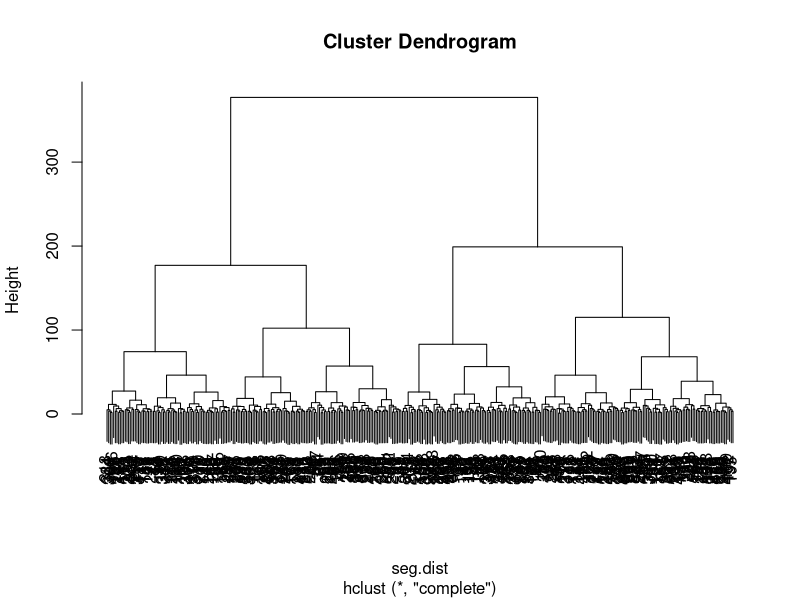
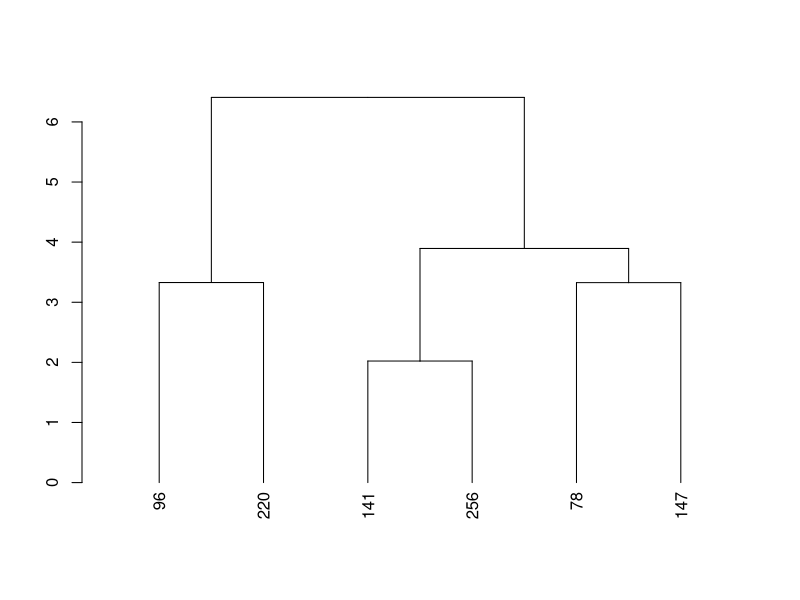
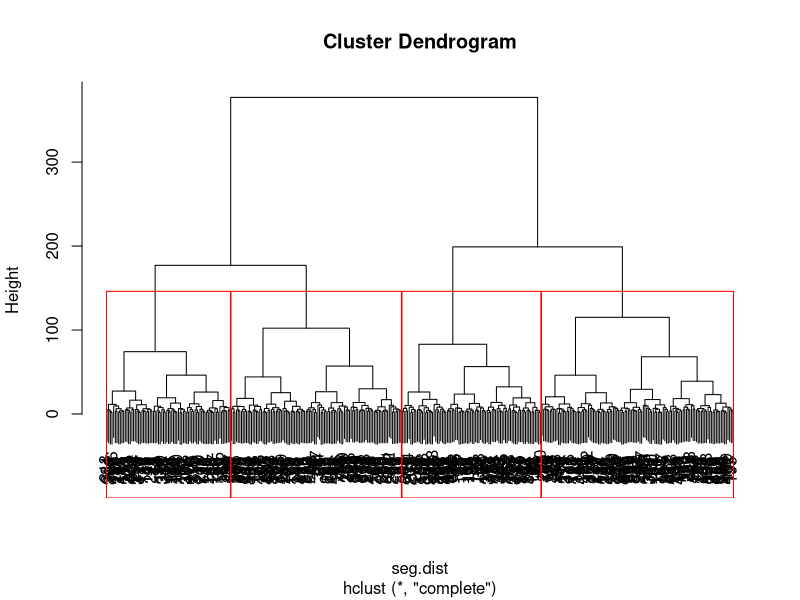
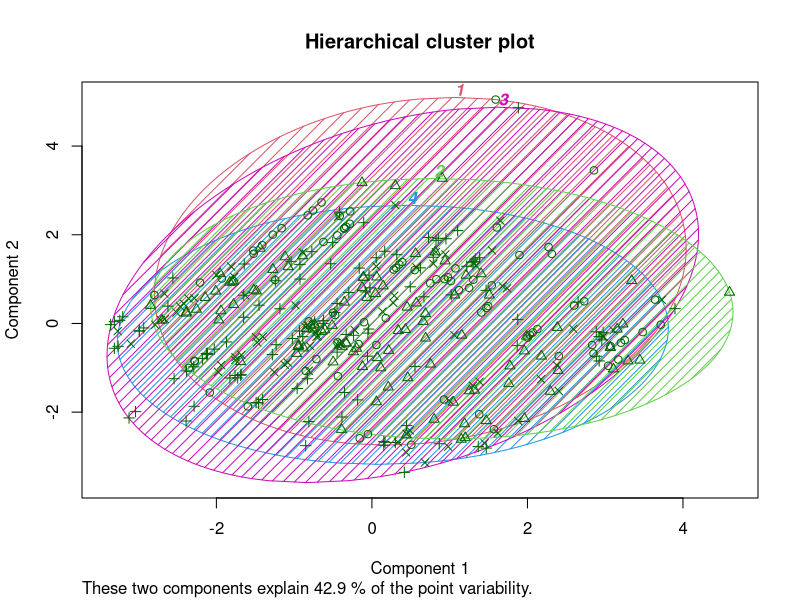
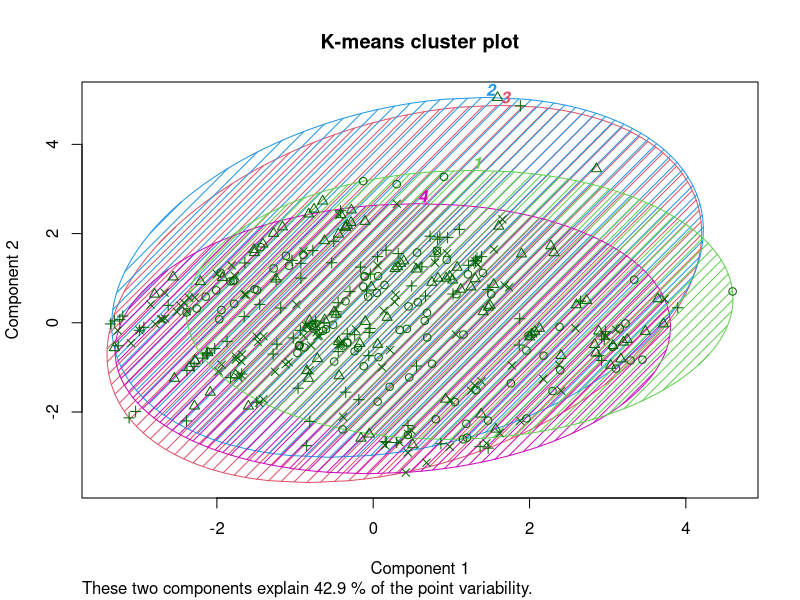
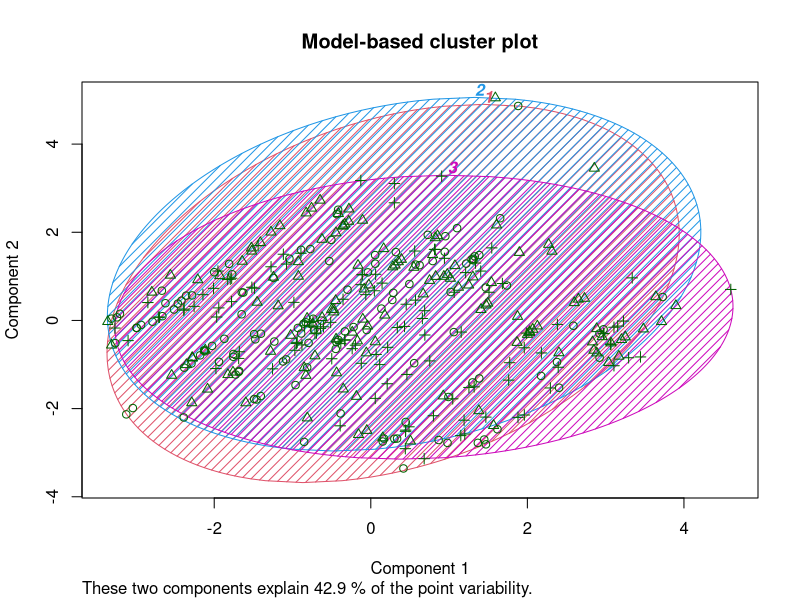

Write the R code that produced these figures, in order.
seg.df<-read.csv("1_demographics.csv",stringsAsFactors=TRUE)
summary(seg.df)
head(seg.df, n=8)
head(seg.df) 
summary(seg.df, digits = 2)
seg.df$gender<-ifelse(seg.df$Gender=="2",0,1) 
seg.dist <- dist(seg.df) 
as.matrix(seg.dist)[1:5, 1:5]
seg.hc <- hclust(seg.dist, method="complete") 
plot(seg.hc) 
plot(cut(as.dendrogram(seg.hc), h = 8)$lower[[3]]) 
seg.df[c(96, 220),] 
seg.df[c(141, 256),] 
seg.df[c(96, 147),] 
plot(seg.hc) 
rect.hclust(seg.hc, k=4, border = "red") 
seg.hc.segment <- cutree(seg.hc, k=4) 
table(seg.hc.segment) 
library(cluster) 
clusplot(seg.df, seg.hc.segment,
         color = TRUE, #color the groups
         shade = TRUE, #shade the ellipses for group membership
         labels = 4, #label only the groups, not the individual points
         lines = 0, #omit distance lines between groups
         main = "Hierarchical cluster plot", # figure title
)
aggregate(seg.df, list(seg.hc.segment), mean)  


set.seed(96743)
seg.k <- kmeans(seg.df, centers = 4)
aggregate(seg.df, list(seg.k$cluster), mean)
clusplot(seg.df, seg.k$cluster,
         color = TRUE, #color the groups
         shade = TRUE, #shade the ellipses for group membership
         labels = 4, #label only the groups, not the individual points
         lines = 0, #omit distance lines between groups
         main = "K-means cluster plot", # figure title
)

library(mclust)
seg.mc <- Mclust(seg.df, G=3)
summary(seg.mc)

seg.mc4 <- Mclust(seg.df, G =4) #specifying the number of clusters
summary(seg.mc4)
BIC(seg.mc, seg.mc4)
aggregate(seg.df, list(seg.mc$classification), mean)
aggregate(seg.df, list(seg.mc4$classification), mean)

library(cluster)
clusplot(seg.df, seg.mc$classification, color = TRUE, shade = TRUE,
         labels = 4, lines = 0, main = "Model-based cluster plot")
